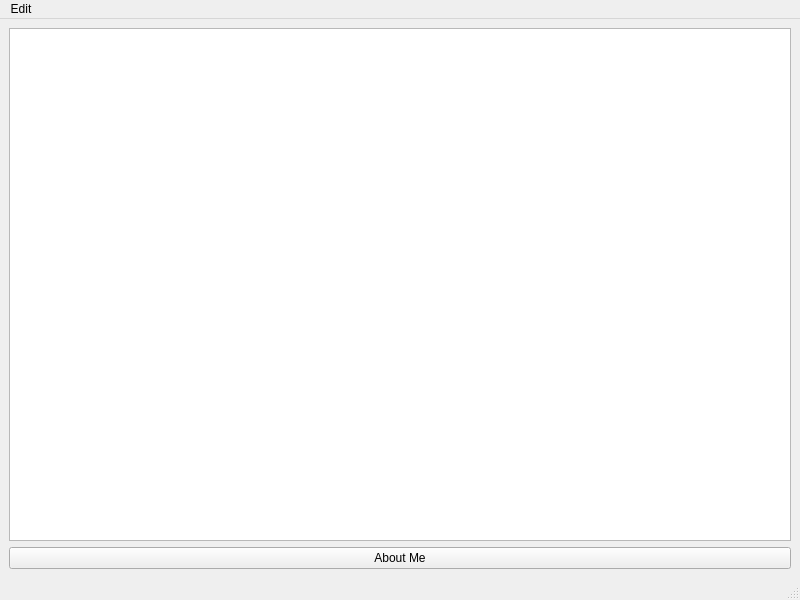
<?xml version="1.0" encoding="UTF-8"?>
<ui version="4.0">
 <class>MainWindow</class>
 <widget class="QMainWindow" name="MainWindow">
  <property name="geometry">
   <rect>
    <x>0</x>
    <y>0</y>
    <width>800</width>
    <height>600</height>
   </rect>
  </property>
  <property name="windowTitle">
   <string>MainWindow</string>
  </property>
  <widget class="QWidget" name="centralwidget">
   <layout class="QVBoxLayout" name="verticalLayout_2">
    <item>
     <layout class="QVBoxLayout" name="verticalLayout">
      <item>
       <widget class="QPlainTextEdit" name="plainTextEdit"/>
      </item>
      <item>
       <widget class="QPushButton" name="pushButton">
        <property name="text">
         <string>About Me</string>
        </property>
       </widget>
      </item>
     </layout>
    </item>
   </layout>
  </widget>
  <widget class="QMenuBar" name="menubar">
   <property name="geometry">
    <rect>
     <x>0</x>
     <y>0</y>
     <width>800</width>
     <height>26</height>
    </rect>
   </property>
   <widget class="QMenu" name="menuEdit">
    <property name="title">
     <string>Edit</string>
    </property>
    <addaction name="actionFont"/>
   </widget>
   <addaction name="menuEdit"/>
  </widget>
  <widget class="QStatusBar" name="statusbar"/>
  <action name="actionFont">
   <property name="text">
    <string>Font</string>
   </property>
  </action>
 </widget>
 <resources/>
 <connections/>
</ui>
